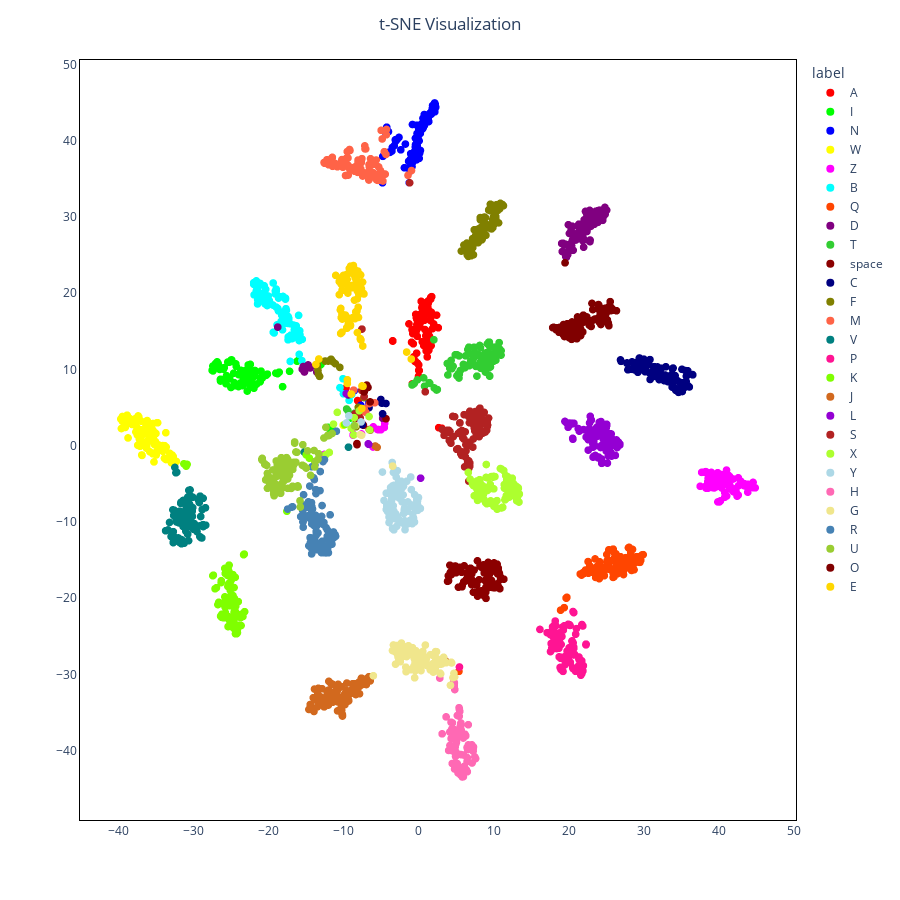

Source (notebook cell):
### Code cell
# Scatter Plot
list_colors = ["#FF0000", "#00FF00", "#0000FF", "#FFFF00", "#FF00FF", "#00FFFF", "#FF4500", "#800080", "#32CD32", "#8B0000",
               "#000080", "#808000", "#FF6347", "#008080", "#FF1493", "#7FFF00", "#D2691E", "#9400D3", "#B22222", "#ADFF2F",
               "#ADD8E6", "#FF69B4", "#F0E68C", "#4682B4", "#9ACD32", "#800000", "#FFD700", "#20B2AA", "#A52A2A"
              ]
fig = px.scatter(
    reduction_data, x="tsne_feat_0", y="tsne_feat_1", color='label', color_discrete_sequence=list_colors
)

fig.update_traces(marker=dict(size=8),)

# Update Axes
fig.update_xaxes(title="", linecolor="Black", zeroline=False, mirror=True)
fig.update_yaxes(title="", linecolor="Black", zeroline=False, mirror=True)

# Update Layout
fig.update_layout(
    title_text="t-SNE Visualization", title_x=0.5,
    width=900, height=900,
    plot_bgcolor='White',
    coloraxis_showscale=False,
)

# Show
fig.show()
